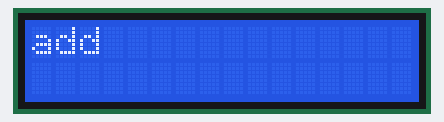
Bench run of a sketch on a simulated Arduino Uno, built with avr-gcc and run on an emulated ATmega328P. Shown: 16×2 character LCD.

Above: at 0.1 s.
At 2.1 s:
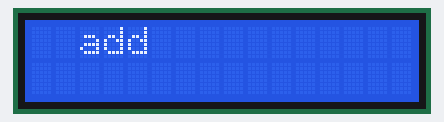
At 4.1 s:
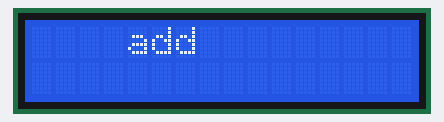
At 9.2 s:
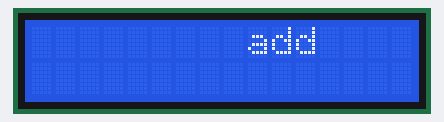
At 13.2 s:
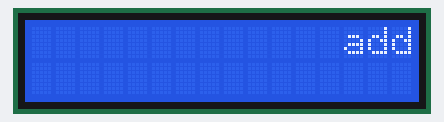
At 18.2 s:
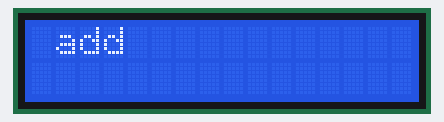

Measured:
- by itself, everything shown: repeats every 17.1 s, in 17 steps
- what the display in image 1 shows lasts 1.0 s, from 2.1 s to 3.1 s

The sketch:

20201203_lcd_ad.ino
```cpp
#include <LiquidCrystal_I2C.h>

LiquidCrystal_I2C lcd(0x27,16,2);

void setup()
{
  lcd.init(); // lcd 초기화
  lcd.backlight();
  Serial.begin(9600);
}

void loop() {
  for(int i=0;i<=16;i++)
  {
    lcd.clear();
    lcd.setCursor(i,0);
    lcd.print("add");
    delay(1000);
  }
}
```
